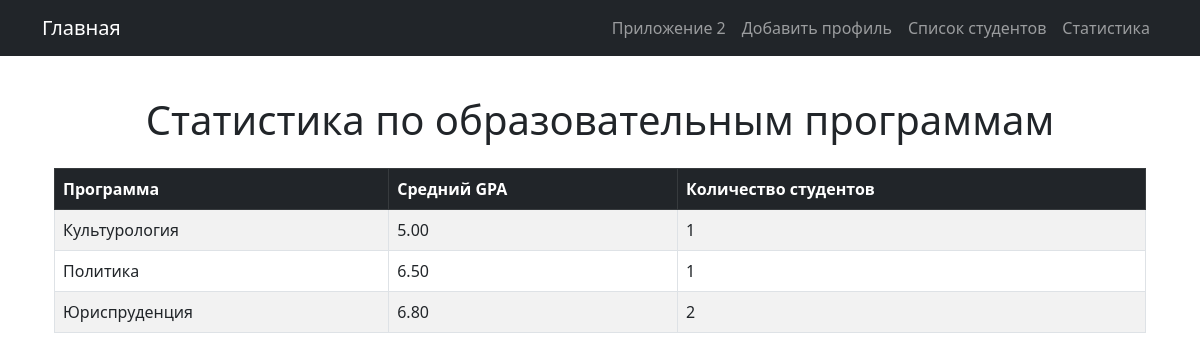
Screenshot of /stats/ with the database file from the repository.
### education_app/models.py (models this page shows, shortened)
class StudentProfile(models.Model):
    COURSE_CHOICES = [
        (1, "1 курс"),
        (2, "2 курс"),
        (3, "3 курс"),
        (4, "4 курс"),
        (5, "5 курс"),
    ]
    first_name = models.CharField("Имя", max_length=50)
    last_name = models.CharField("Фамилия", max_length=50)
    course = models.IntegerField("Курс", choices=COURSE_CHOICES)
    program = models.CharField("Образовательная программа", max_length=100)
    gpa = models.DecimalField(
        "Средний балл (GPA)",
        max_digits=3, decimal_places=1,
        validators=[MinValueValidator(0.0)]
    )
    email = models.EmailField("Электронная почта")

### education_app/views.py (the view)
# urls.py: path('stats/', views.stats, name='stats'),
def stats(request):
    stats_data = StudentProfile.objects.values('program').annotate(
        avg_gpa=Avg('gpa'), count=Count('id')
    )
    return render(request, 'education_app/stats.html', {'stats': stats_data})

### education_app/templates/education_app/stats.html
{% extends "base.html" %}
{% block content %}
<div class="container">
    <h1 class="text-center mb-4">Статистика по образовательным программам</h1>
    <div class="table-responsive">
        <table class="table table-striped table-hover table-bordered align-middle">
            <thead class="table-dark">
                <tr>
                    <th>Программа</th>
                    <th>Средний GPA</th>
                    <th>Количество студентов</th>
                </tr>
            </thead>
            <tbody>
                {% for s in stats %}
                    <tr>
                        <td>{{ s.program }}</td>
                        <td>{{ s.avg_gpa|floatformat:2 }}</td>
                        <td>{{ s.count }}</td>
                    </tr>
                {% empty %}
                    <tr>
                        <td colspan="3" class="text-center text-muted">Нет данных</td>
                    </tr>
                {% endfor %}
            </tbody>
        </table>
    </div>
</div>
{% endblock %}

### rows the page displays
StudentProfile: program "Культурология", avg_gpa "5.00", count "1"
StudentProfile: program "Политика", avg_gpa "6.50", count "1"

### other values shown
{{ s.program }} "Юриспруденция"
{{ s.avg_gpa|floatformat:2 }} "6.80"
{{ s.count }} "2"
